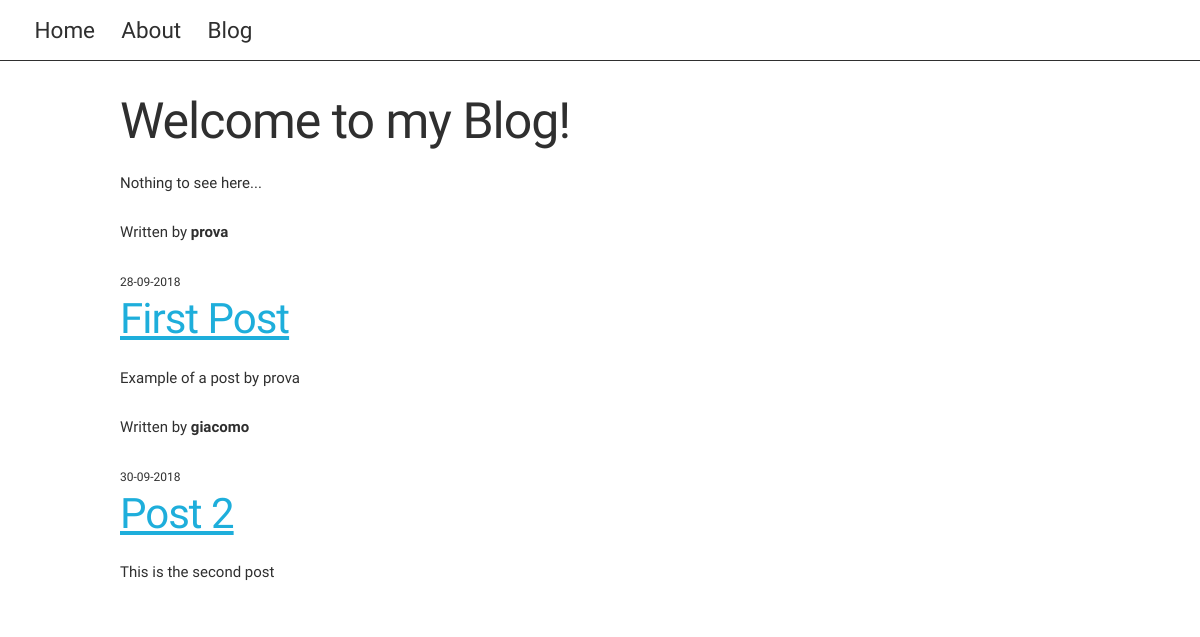
/blog, run on an earlier commit of the app's database.
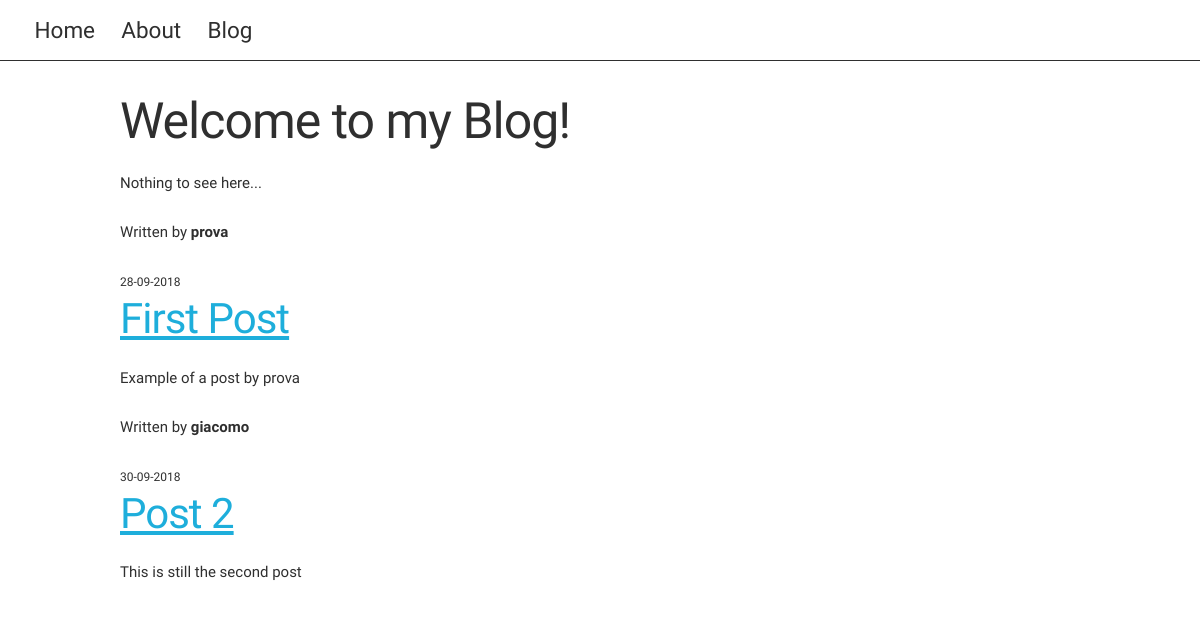
And on a later commit of the database.
### webapp/models.py (models this page shows, shortened)
class Post(db.Model):
  id = db.Column(db.Integer, primary_key=True)
  title = db.Column(db.String(100), nullable=False)
  date_posted = db.Column(db.DateTime, nullable=False, default=datetime.utcnow)
  content = db.Column(db.Text, nullable=False)
  user_id = db.Column(db.Integer, db.ForeignKey('user.id'), nullable=False)

### webapp/views.py (the view)
@app.route("/blog")
def blog():
  posts = Post.query.all()
  return render_template('blog.html', title="Blog", posts=posts)

### webapp/templates/blog.html
{% extends 'layout.html' %}
{% block body %}
  <h1>Welcome to my Blog!</h1>
  <p>Nothing to see here...</p>
  {% for post in posts %}
    <article>
      <div>
        <div>
          <p>Written by <strong>{{ post.user_id }}</strong></p>
          <small>{{ post.date_posted.strftime('%d-%m-%Y') }}</small>
        </div>
        <h2><a href="{{ url_for('post', post_id=post.id) }}">{{ post.title }}</a></h2>
        <p>{{ post.content }}</p>
      </div>
    </article>
  {% endfor %}
{% endblock body %}

### webapp/templates/layout.html (shortened to what this page needs)
<!DOCTYPE html>
<html lang="en">
<head>
  <link rel="stylesheet" href="{{ url_for('static', filename='css/lib/normalize.css') }}">
  <link rel="stylesheet" href="{{ url_for('static', filename='css/lib/skeleton.css') }}">
  <link rel="stylesheet" href="{{ url_for('static', filename='css/styles.css') }}">
</head>
<body>
  {% include 'includes/_navbar.html' %}
  <div class="container">
    {% block body %}
    {% endblock body %}
  </div>
</body>
</html>

### webapp/templates/includes/_navbar.html (shortened to what this page needs)
<nav>
  <div class="row">
    <div class="six columns">
      <a href="{{ url_for('home') }}">Home</a>
      <a href="{{ url_for('about') }}">About</a>
      <a href="{{ url_for('blog') }}">Blog</a>
    </div>
  </div>
</nav>

### webapp/static/css/styles.css (style rules this page uses)
:root { --main-text-color: #2f2f2f; --light-bg-color: #eee; }
html body { margin: 0; padding: 0; overflow-x: hidden; color: var(--main-text-color) }
nav { width: 100vw; margin-bottom: 2em; border-bottom: 1px solid var(--main-text-color); }
nav .columns { padding: 0.8em; }
nav .columns a { color: var(--main-text-color); text-decoration: none; font-size: 1.5em; padding: 0 0 0 1em; }

What changed in the data, as far as the page shows it:
changed Post "Post 2": content "This is the second post" → "This is still the second post"
